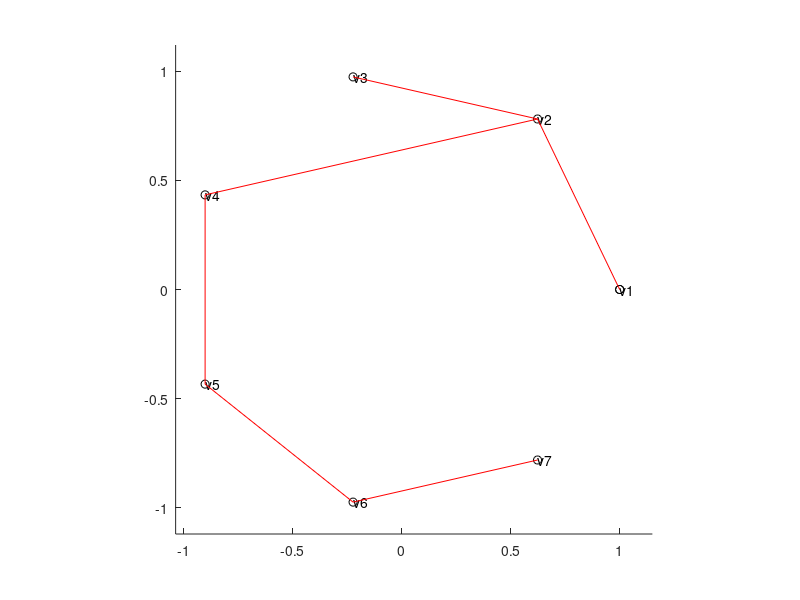

This figure's MATLAB source: (Note: this script raises an error after producing the figure.)

%% MST by Prim
clc,clear
a = zeros(7);
a(1,2)=3;a(1,3)=4;a(1,4)=7;
a(2,3)=3;a(2,4)=2;a(2,5)=4;
a(3,5)=5;a(3,6)=7;
a(4,5)=2;a(4,7)=6;
a(5,6)=1;a(5,7)=4;
a(6,7)=2;
% Prim
a=a+a';a(a==0)=inf;
result=[];p=1;tb=2:length(a);
while length(result)~=length(a)-1
    temp=a(p,tb);temp=temp(:);
    d=min(temp);
    [jb,kb]=find(a(p,tb)==d);
    j=p(jb(1));k=tb(kb(1));
    result=[result,[j;k;d]];
    p=[p,k];tb(tb==k)=[];
end
Wt=sum(result(3,:));
% plot tree
axis equal;
hold on
n=7;
[x,y]=cylinder(1,n);
xm=min(x(1,:));
ym=min(y(1,:));
xx=max(x(1,:));
yy=max(y(1,:));
axis([xm-abs(xm)*0.15,xx+abs(xx)*0.15,ym-abs(ym)*0.15,yy+abs(yy)*0.15]);
plot(x(1,:),y(1,:),'ko');
for i=1:n
    temp=['v',int2str(i)];
    text(x(1,i),y(1,i),temp);
end
for i=1:k-n+1
    plot(x(1,data(1:2,i)),y(1,data(1:2,i)),'b');
end
for i=1:n-1
    plot(x(1,result(1:2,i)),y(1,result(1:2,i)),'r');
end
%% MST of Kruskal: an 8-points example
% calculate MST
P=[-3, -2, -2, -2, 1, 1, 2, 4;0, 4, -1, -2, 4, 2, -4, -3]';
P = P([8, 7, 3, 1, 4, 2, 6, 5], :);
DM=pdist2(P,P);
DM2=DM.^2;
t=mst(DM);
%% plot
figure;
% for i = 1 : length(t)
%     plot([P(t(i,1),1),P(t(i,2),1)],[P(t(i,1),2),P(t(i,2),2)],'k-','LineWidth',2);
% end
scatter(P(:,1),P(:,2),800,'k','LineWidth',2,'MarkerFaceColor','auto');hold on
text(P(:,1)-0.07,P(:,2),char(num2str((1:8)')),'Color','r','FontSize',16)
box on
xlim([-4.5,4.5]);
ylim([-4.5,4.5]);
ylabel("brand loyalty","FontWeight","bold","FontSize",16);
xlabel("price conciousness","FontWeight","bold","FontSize",16);
set(gca, 'LineWidth', 1.6, 'FontSize', 16, 'FontWeight', 'Bold'...
    ,'XTick',-4:2:4,'YTick',-4:2:4);
saveas(gcf,'MST_8p','png')
% set(gcf,'Position',[500 500 500 500]);
%% plot 7 steps
for j=1:7
figure;
for i = 1 : j
    plot([P(t(i,1),1),P(t(i,2),1)],[P(t(i,1),2),P(t(i,2),2)],'k-','LineWidth',2);hold on
end
scatter(P(:,1),P(:,2),800,'k','LineWidth',2,'MarkerFaceColor','auto');
text(P(:,1)-0.07,P(:,2),char(num2str((1:8)')),'Color','r','FontSize',16)
box on
xlim([-4.5,4.5]);
ylim([-4.5,4.5]);
ylabel("brand loyalty","FontWeight","bold","FontSize",16);
xlabel("price conciousness","FontWeight","bold","FontSize",16);
set(gca, 'LineWidth', 1.6, 'FontSize', 16, 'FontWeight', 'Bold'...
    ,'XTick',-4:2:4,'YTick',-4:2:4);
saveas(gcf,['MST_8p_',num2str(j)],'png')
end

%% MST of Kruskal
clc,clear
rng default
P = rand([150,2]);
DT = delaunayTriangulation(P);
% triplot(DT)
% D = pdist(P);
DM = pdist2(P,P);
G=graph(DM);
T=minspantree(G,'Method','sparse');
figure;
for i = 1:size(DT.ConnectivityList,1)
    for i1=1:size(DT.ConnectivityList,2)-1
        for i2=i1+1:size(DT.ConnectivityList,2)
            plot([P(DT.ConnectivityList(i,i1),1),P(DT.ConnectivityList(i,i2),1)]...
                ,[P(DT.ConnectivityList(i,i1),2),P(DT.ConnectivityList(i,i2),2)],'LineWidth',1,'Color',[.86 .86 .86]);
            hold on
        end
    end
end
plot(P(:,1),P(:,2),'bo');
T1.Edges=sortrows(T.Edges,2);
for i = 1:floor(length(T1.Edges.Weight)*0.25)
    plot([P(T1.Edges.EndNodes(i,1),1),P(T1.Edges.EndNodes(i,2),1)]...
        ,[P(T1.Edges.EndNodes(i,1),2),P(T1.Edges.EndNodes(i,2),2)],'r',"LineWidth",2);
end
set(gca,'color','none','ytick',[],'yticklabel',[],'xtick',[],'xticklabel',[]);
saveas(gcf,'Kruskal1_0','png')

figure;
for i = 1:size(DT.ConnectivityList,1)
    for i1=1:size(DT.ConnectivityList,2)-1
        for i2=i1+1:size(DT.ConnectivityList,2)
            plot([P(DT.ConnectivityList(i,i1),1),P(DT.ConnectivityList(i,i2),1)]...
                ,[P(DT.ConnectivityList(i,i1),2),P(DT.ConnectivityList(i,i2),2)],'LineWidth',1,'Color',[.86 .86 .86]);
            hold on
        end
    end
end
plot(P(:,1),P(:,2),'bo');
T1.Edges=sortrows(T.Edges,2);
for i = 1:floor(length(T1.Edges.Weight)*0.5)
    plot([P(T1.Edges.EndNodes(i,1),1),P(T1.Edges.EndNodes(i,2),1)]...
        ,[P(T1.Edges.EndNodes(i,1),2),P(T1.Edges.EndNodes(i,2),2)],'r',"LineWidth",2);
end
set(gca,'color','none','ytick',[],'yticklabel',[],'xtick',[],'xticklabel',[]);
saveas(gcf,'Kruskal1_1','png')

figure;
for i = 1:size(DT.ConnectivityList,1)
    for i1=1:size(DT.ConnectivityList,2)-1
        for i2=i1+1:size(DT.ConnectivityList,2)
            plot([P(DT.ConnectivityList(i,i1),1),P(DT.ConnectivityList(i,i2),1)]...
                ,[P(DT.ConnectivityList(i,i1),2),P(DT.ConnectivityList(i,i2),2)],'LineWidth',1,'Color',[.86 .86 .86]);
            hold on
        end
    end
end
plot(P(:,1),P(:,2),'bo');
T1.Edges=sortrows(T.Edges,2);
for i = 1:floor(length(T1.Edges.Weight)*0.75)
    plot([P(T1.Edges.EndNodes(i,1),1),P(T1.Edges.EndNodes(i,2),1)]...
        ,[P(T1.Edges.EndNodes(i,1),2),P(T1.Edges.EndNodes(i,2),2)],'r',"LineWidth",2);
end
set(gca,'color','none','ytick',[],'yticklabel',[],'xtick',[],'xticklabel',[]);
saveas(gcf,'Kruskal1_2','png')

figure;
for i = 1:size(DT.ConnectivityList,1)
    for i1=1:size(DT.ConnectivityList,2)-1
        for i2=i1+1:size(DT.ConnectivityList,2)
            plot([P(DT.ConnectivityList(i,i1),1),P(DT.ConnectivityList(i,i2),1)]...
                ,[P(DT.ConnectivityList(i,i1),2),P(DT.ConnectivityList(i,i2),2)],'LineWidth',1,'Color',[.86 .86 .86]);
            hold on
        end
    end
end
plot(P(:,1),P(:,2),'bo');
T1.Edges=sortrows(T.Edges,2);
for i = 1:floor(length(T1.Edges.Weight)*1)
    plot([P(T1.Edges.EndNodes(i,1),1),P(T1.Edges.EndNodes(i,2),1)]...
        ,[P(T1.Edges.EndNodes(i,1),2),P(T1.Edges.EndNodes(i,2),2)],'r',"LineWidth",2);
end
set(gca,'color','none','ytick',[],'yticklabel',[],'xtick',[],'xticklabel',[]);
saveas(gcf,'Kruskal1_3','png')
%% MST of Prim
clc,clear
rng default
P = rand([150,2]);
DT = delaunayTriangulation(P);
D = pdist(P);
DM = pdist2(P,P);
G=graph(DM);

result=nan(length(DM)-1,3);p=1;tb=2:length(DM);
for i=1:length(DM)-1
    temp=DM(p,tb);temp=temp(:);
    d=min(temp);
    [Frow,Fcolume]=find(DM(p,tb)==d);
    j=p(Frow(1));k=tb(Fcolume(1));
    result(i,1)=p(Frow(1));
    result(i,2)=tb(Fcolume(1));
    result(i,3)=d;
    p=[p,k];tb(tb==k)=[];
end
T.Edges=table(result(:,1:2),result(:,3),'VariableNames',["EndNodes","Weight"]);

figure;
for i = 1:size(DT.ConnectivityList,1)
    for i1=1:size(DT.ConnectivityList,2)-1
        for i2=i1+1:size(DT.ConnectivityList,2)
            plot([P(DT.ConnectivityList(i,i1),1),P(DT.ConnectivityList(i,i2),1)]...
                ,[P(DT.ConnectivityList(i,i1),2),P(DT.ConnectivityList(i,i2),2)],'LineWidth',1,'Color',[.86 .86 .86]);
            hold on
        end
    end
end
plot(P(:,1),P(:,2),'bo');
for i = 1:floor(length(T.Edges.Weight)*0.25)
    plot([P(T.Edges.EndNodes(i,1),1),P(T.Edges.EndNodes(i,2),1)]...
        ,[P(T.Edges.EndNodes(i,1),2),P(T.Edges.EndNodes(i,2),2)],'r',"LineWidth",2);
end
set(gca,'color','none','ytick',[],'yticklabel',[],'xtick',[],'xticklabel',[]);
saveas(gcf,'Prim1_0','png');

figure;
for i = 1:size(DT.ConnectivityList,1)
    for i1=1:size(DT.ConnectivityList,2)-1
        for i2=i1+1:size(DT.ConnectivityList,2)
            plot([P(DT.ConnectivityList(i,i1),1),P(DT.ConnectivityList(i,i2),1)]...
                ,[P(DT.ConnectivityList(i,i1),2),P(DT.ConnectivityList(i,i2),2)],'LineWidth',1,'Color',[.86 .86 .86]);
            hold on
        end
    end
end
plot(P(:,1),P(:,2),'bo');
for i = 1:floor(length(T.Edges.Weight)*0.5)
    plot([P(T.Edges.EndNodes(i,1),1),P(T.Edges.EndNodes(i,2),1)]...
        ,[P(T.Edges.EndNodes(i,1),2),P(T.Edges.EndNodes(i,2),2)],'r',"LineWidth",2);
end
set(gca,'color','none','ytick',[],'yticklabel',[],'xtick',[],'xticklabel',[]);
saveas(gcf,'Prim1_1','png')

figure;
for i = 1:size(DT.ConnectivityList,1)
    for i1=1:size(DT.ConnectivityList,2)-1
        for i2=i1+1:size(DT.ConnectivityList,2)
            plot([P(DT.ConnectivityList(i,i1),1),P(DT.ConnectivityList(i,i2),1)]...
                ,[P(DT.ConnectivityList(i,i1),2),P(DT.ConnectivityList(i,i2),2)],'LineWidth',1,'Color',[.86 .86 .86]);
            hold on
        end
    end
end
plot(P(:,1),P(:,2),'bo');
for i = 1:floor(length(T.Edges.Weight)*0.75)
    plot([P(T.Edges.EndNodes(i,1),1),P(T.Edges.EndNodes(i,2),1)]...
        ,[P(T.Edges.EndNodes(i,1),2),P(T.Edges.EndNodes(i,2),2)],'r',"LineWidth",2);
end
set(gca,'color','none','ytick',[],'yticklabel',[],'xtick',[],'xticklabel',[]);
saveas(gcf,'Prim1_2','png')

figure;
for i = 1:size(DT.ConnectivityList,1)
    for i1=1:size(DT.ConnectivityList,2)-1
        for i2=i1+1:size(DT.ConnectivityList,2)
            plot([P(DT.ConnectivityList(i,i1),1),P(DT.ConnectivityList(i,i2),1)]...
                ,[P(DT.ConnectivityList(i,i1),2),P(DT.ConnectivityList(i,i2),2)],'LineWidth',1,'Color',[.86 .86 .86]);
            hold on
        end
    end
end
plot(P(:,1),P(:,2),'bo');
for i = 1:length(T.Edges.Weight)
    plot([P(T.Edges.EndNodes(i,1),1),P(T.Edges.EndNodes(i,2),1)]...
        ,[P(T.Edges.EndNodes(i,1),2),P(T.Edges.EndNodes(i,2),2)],'r',"LineWidth",2);
end
set(gca,'color','none','ytick',[],'yticklabel',[],'xtick',[],'xticklabel',[]);
saveas(gcf,'Prim1_3','png')
%% TiME SERIES by Kruskal
% treat every date as a node
% Every node only connects to closest node
clc,clear
load("sp500.mat");
logret=sample(:,4);
price=sample(:,5);
timeline=datenum(sample(:,1:3));
%% plot data set
figure;
subplot(2,1,1);
plot(timeline,price);
dateaxis('x',12);
xlim([timeline(1),timeline(end)]);
set(gca,'color','none','ytick',[],'yticklabel',[]);
subplot(2,1,2);
plot(timeline,logret);
dateaxis('x',12);
xlim([timeline(1),timeline(end)]);
set(gca,'color','none','ytick',[],'yticklabel',[]);
saveas(gcf,'PriRet_SP','png')
%% generate minimal spanning tree
DM=pdist2(logret,logret);
for i=1:length(DM)-2
    for j=i+2:length(DM)
        DM(i,j)=inf;
    end
end
for j=1:length(DM)-2
    for i=j+2:length(DM)
        DM(i,j)=inf;
    end
end
G=graph(DM);
T=minspantree(G,'Method','sparse');
P=[timeline,logret];
%% plot 4 steps of time series by kuskal algorithm from 25% to 100%
figure;
plot(P(:,1),P(:,2),'b');
dateaxis('x',12);
hold on
T1.Edges=sortrows(T.Edges,2);
for i = 1:floor(length(T1.Edges.Weight)*0.25)
    plot([P(T1.Edges.EndNodes(i,1),1),P(T1.Edges.EndNodes(i,2),1)]...
        ,[P(T1.Edges.EndNodes(i,1),2),P(T1.Edges.EndNodes(i,2),2)],'r');
end
set(gca,'color','none','ytick',[],'yticklabel',[],'xtick',[],'xticklabel',[]);
saveas(gcf,'tsKruskal_0','png')

figure;
plot(P(:,1),P(:,2),'b');
dateaxis('x',12)
hold on
T1.Edges=sortrows(T.Edges,2);
for i = 1:floor(length(T1.Edges.Weight)*0.5)
    plot([P(T1.Edges.EndNodes(i,1),1),P(T1.Edges.EndNodes(i,2),1)]...
        ,[P(T1.Edges.EndNodes(i,1),2),P(T1.Edges.EndNodes(i,2),2)],'r');
end
set(gca,'color','none','ytick',[],'yticklabel',[],'xtick',[],'xticklabel',[]);
saveas(gcf,'tsKruskal_1','png')

figure;
plot(P(:,1),P(:,2),'b');
dateaxis('x',12)
hold on
T1.Edges=sortrows(T.Edges,2);
for i = 1:floor(length(T1.Edges.Weight)*0.75)
    plot([P(T1.Edges.EndNodes(i,1),1),P(T1.Edges.EndNodes(i,2),1)]...
        ,[P(T1.Edges.EndNodes(i,1),2),P(T1.Edges.EndNodes(i,2),2)],'r');
end
set(gca,'color','none','ytick',[],'yticklabel',[],'xtick',[],'xticklabel',[]);
saveas(gcf,'tsKruskal_2','png');

figure;
plot(P(:,1),P(:,2),'b');
dateaxis('x',12)
hold on
T1.Edges=sortrows(T.Edges,2);
for i = 1:floor(length(T1.Edges.Weight)*1)
    plot([P(T1.Edges.EndNodes(i,1),1),P(T1.Edges.EndNodes(i,2),1)]...
        ,[P(T1.Edges.EndNodes(i,1),2),P(T1.Edges.EndNodes(i,2),2)],'r');
end
set(gca,'color','none','ytick',[],'yticklabel',[],'xtick',[],'xticklabel',[]);
saveas(gcf,'tsKruskal_3','png')
%% plot returns clustered by MST with random colors
K=36;%K >= 2
rng default
NodesStart=[1;sort(T1.Edges.EndNodes(end-K+2:end,2))];
NodesEnd=[sort(T1.Edges.EndNodes(end-K+2:end,1));max(T1.Edges.EndNodes(:,2))];
figure;
for i=1:K
    plot(timeline(NodesStart(i):NodesEnd(i)),logret(NodesStart(i):NodesEnd(i))...
        ,"Color",[(i+1000)/(K+1000)*rand,(i+1000)/(K+1000)*rand,(i+1000)/(K+1000)*rand]);
    hold on
end
dateaxis('x',12);
%% Time Series by Hierarchical Clustering
% to produce dendrogram
% treat every date as a node
clc,clear
load("sp500.mat");
logret=sample(:,4);
timeline=datenum(sample(:,1:3));
DM=pdist2(logret,logret);
for i=1:length(DM)-2
    for j=i+2:length(DM)
        DM(i,j)=inf;
    end
end
for j=1:length(DM)-2
    for i=j+2:length(DM)
        DM(i,j)=inf;
    end
end
%% generate hierarchical clustering
Z=linkage(squareform(DM));% default is singleton
%% plot default hierarchical clustering dendrogram
figure;[~,T]=dendrogram(Z,0);
%% 
% Z1=linkage(squareform(DM),'average');
% figure;dendrogram(Z1,0)
% max(logret)-min(logret)
% max(max(DM(DM<inf)))
% % In fact, hierarchical clustering with singleton generates a tree only
% % accoding to the proximity of two nearby nodes
%% set cluster number as 10
figure;[~,T]=dendrogram(Z,10);
set(gca,'color','none','ytick',[],'yticklabel',[],'xtick',[],'xticklabel',[]);
saveas(gcf,'HierarchicalExample','png');
%% use the default color threshold
figure;[H,T]=dendrogram(Z,0,"ColorThreshold","default");
saveas(gcf,'Hierarchical','png');
%% change the order of leaf nodes as descent
figure;[H,T]=dendrogram(Z,0,"ColorThreshold","default","Reorder",length(logret):-1:1);
%% try checkcrossing
figure;[H,T]=dendrogram(Z,1000,"ColorThreshold","default","CheckCrossing",true);
%% assign a unique color to each group of nodes whose linkage is less than 50% of the maximum linkage
figure;[H,T]=dendrogram(Z,0,"ColorThreshold",.5*max(Z(:,3)));
%% orientation downside
figure;[H,T]=dendrogram(Z,0,"ColorThreshold",.5*max(Z(:,3)),"Orientation",'bottom');
%% to see outperm of permutation of node labels
figure;[H,T,outperm]=dendrogram(Z,0,"ColorThreshold",.5*max(Z(:,3)),"Orientation",'bottom');
%% to see how to use Labels
figure;[H,T,outperm]=dendrogram(Z,0,"ColorThreshold",.5*max(Z(:,3)),"Orientation",'bottom',"Labels",[]);
%% to plot hierarchical clustering and original returns
figure;
subplot(2,1,1);
% [H,T,outperm]=dendrogram(Z,0,"ColorThreshold",.5*max(Z(:,3)));
[H,T,outperm]=dendrogram(Z,0,"ColorThreshold",Z(end-20+2,3),"Reorder",1:length(Z)+1);
set(gca,'xtick',[],'xticklabel',[]);
subplot(2,1,2);
plot(timeline,logret);
xlim([timeline(1),timeline(end)])
dateaxis('x',12)
saveas(gcf,'Hierarchical1','png')
%% Hierarchical clustering against MST with different colors
figure;
subplot(2,1,1);
% [H,T,outperm]=dendrogram(Z,0,"ColorThreshold",.5*max(Z(:,3)));
[H,T,outperm]=dendrogram(Z,0,"ColorThreshold",Z(end-KK+2,3),"Reorder",1:length(Z)+1);
set(gca,'xtick',[],'xticklabel',[]);
subplot(2,1,2);
K=24;%K >= 2
NodesStart=[1;sort(T1.Edges.EndNodes(end-K+2:end,2))];
NodesEnd=[sort(T1.Edges.EndNodes(end-K+2:end,1));max(T1.Edges.EndNodes(:,2))];
Cluster = [NodesStart NodesEnd];
for i=1:K
    plot(timeline(NodesStart(i):NodesEnd(i)),logret(NodesStart(i):NodesEnd(i)));
    hold on
end
xlim([timeline(1),timeline(end)]);
dateaxis('x',12);
saveas(gcf,'HierarchicalvsMST','png')
%% Hierarchical clustering against MST with same colors
KK=20;
rng default
figure;
subplot(2,1,1);
for K=2:KK
    Kset_HC= ones(K,1);
    [~,T,~]=dendrogram(Z,K);
    for k = 2:numel(Kset_HC)
        Kset_HC(k)=find(T==k,1);
    end
end
[H,T,outperm]=dendrogram(Z,0,"ColorThreshold",Z(end-KK+2,3),"Reorder",1:length(Z)+1);
set(gca,'xtick',[],'xticklabel',[]);

subplot(2,1,2);
Kset_MST=sort([1;T1.Edges.EndNodes(end-KK+2:end,2)]);
NodesStart=[1;sort(T1.Edges.EndNodes(end-KK+2:end,2))];
NodesEnd=[sort(T1.Edges.EndNodes(end-KK+2:end,1));max(T1.Edges.EndNodes(:,2))];
Cluster = [NodesStart NodesEnd];
cmap = hsv(KK);
cmap([1,2,3,4,18],:) = cmap([5,18,13,3,4],:);
plot(timeline(NodesStart(1):NodesEnd(1)),logret(NodesStart(1):NodesEnd(1))...
        ,"Color",cmap(1,:));hold on
for i=2:KK
    plot(timeline(NodesEnd(i-1):NodesEnd(i)),logret(NodesEnd(i-1):NodesEnd(i))...
        ,"Color",cmap(i,:));
    hold on
end
xlim([timeline(1),timeline(end)]);
dateaxis('x',12);
saveas(gcf,'HierarchicalvsMST_0','png')
%% change color of MST (exercise)
KK=25;
rng default
figure;
subplot(2,1,1);
for K=2:KK
    Kset_HC= ones(K,1);
    [~,T,~]=dendrogram(Z,K);
    for k = 2:numel(Kset_HC)
        Kset_HC(k)=find(T==k,1);
    end
end
[H,T,outperm]=dendrogram(Z,0,"ColorThreshold",Z(end-KK+2,3),"Reorder",1:length(Z)+1);

subplot(2,1,2);
Kset_MST=sort([1;T1.Edges.EndNodes(end-KK+2:end,2)]);
NodesStart=[1;sort(T1.Edges.EndNodes(end-KK+2:end,2))];
NodesEnd=[sort(T1.Edges.EndNodes(end-KK+2:end,1));max(T1.Edges.EndNodes(:,2))];
Cluster = [NodesStart NodesEnd];
cmap = hsv(KK);
c = linspace(1,10,KK);
for i=1:KK
    plot(timeline(NodesStart(i):NodesEnd(i)),logret(NodesStart(i):NodesEnd(i))...
        ,"Color",cmap(i,:));
    hold on
end
xlim([timeline(1),timeline(end)]);
dateaxis('x',12);
%% exercise of dendrogram
dendrogram_copy(Z,0,"ColorThreshold",Z(end-KK+2,3),"Reorder",1:length(Z)+1);
%% Time Series Clustering 
clc,clear
load("sp500.mat");
logret=sample(:,4);
timeline=datenum(sample(:,1:3));
ts_length=5;
logret_ts=zeros(length(logret)-ts_length+1,ts_length);
for i=1:length(logret_ts)
    logret_ts(i,:)=logret(i:i+ts_length-1)';
end
CorrM=corr(logret_ts',logret_ts');
for i=1:length(CorrM)
    for j=i:length(CorrM)
        CorrM(i,j)=CorrM(j,i);
    end
end
DM1=1./abs(CorrM)-1;
DM2=1-abs(CorrM);
G1=graph(DM1);
T1=minspantree(G1,'Method','sparse');
G2=graph(DM2);
T2=minspantree(G2,'Method','sparse');
Z1=linkage(DM1);
figure;
dendrogram(Z1)
figure;
Z2=linkage(DM2);
dendrogram(Z2)
dendrogram(Z2,0)
